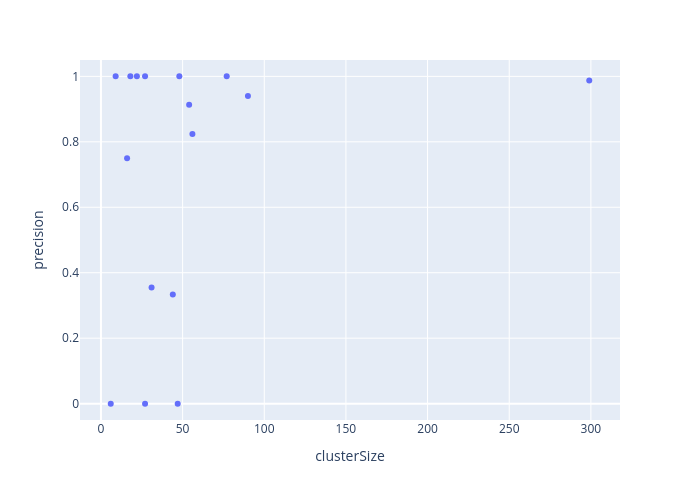

The cell this chart's notebook holds for it:
### Code cell
ns.pl.scatter_w_clusterSize(evaluation_results, "precision", save = True, output_folder = output_folder, outputfilename_prefix = outputfilename_prefix)

### Figure 1 — Plotly figure (JSON) as saved in the notebook; plotly's stock layout.template omitted (floating-point values rounded to 4 significant figures)
{"data": [{"hovertemplate": "<b>%{hovertext}</b><br><br>clusterSize=%{x}<br>precision=%{y}<extra></extra>", "hovertext": ["e1_e299_SLC17A7_L5b_Cdh13", "g1_g48_GLI3_Astro_Gja1", "g2_g27_APBB1IP_Micro_Ctss", "g3_g18_GPNMB_OPC_Pdgfra", "g4_g9_MOG_Oligo_Opalin", "i10_i16_TSPAN12_Vip_Mybpc1", "i11_i6_EGF_Vip_Mybpc1", "i1_i90_COL5A2_Ndnf_Car4", "i2_i77_LHX6_Sst_Cbln4", "i3_i56_BAGE2_Ndnf_Cxcl14", "i4_i54_MC4R_Ndnf_Cxcl14", "i5_i47_TRPC3_Ndnf_Car4", "i6_i44_GPR149_Vip_Mybpc1", "i7_i31_CLMP_Ndnf_Cxcl14", "i8_i27_SNCG_Vip_Mybpc1", "i9_i22_TAC3_Vip_Mybpc1"], "legendgroup": "", "marker": {"color": "#636efa", "symbol": "circle"}, "mode": "markers", "name": "", "orientation": "v", "showlegend": false, "type": "scatter", "x": [299, 48, 27, 18, 9, 16, 6, 90, 77, 56, 54, 47, 44, 31, 27, 22], "xaxis": "x", "y": [0.9877, 1.0, 1.0, 1.0, 1.0, 0.75, 0.0, 0.9403, 1.0, 0.8235, 0.913, 0.0, 0.3333, 0.3548, 0.0, 1.0], "yaxis": "y"}], "layout": {"height": 500, "legend": {"tracegroupgap": 0}, "margin": {"t": 60}, "width": 700, "xaxis": {"anchor": "y", "domain": [0, 1], "title": {"text": "clusterSize"}}, "yaxis": {"anchor": "x", "domain": [0, 1], "range": [-0.05, 1.05], "title": {"text": "precision"}}}}
